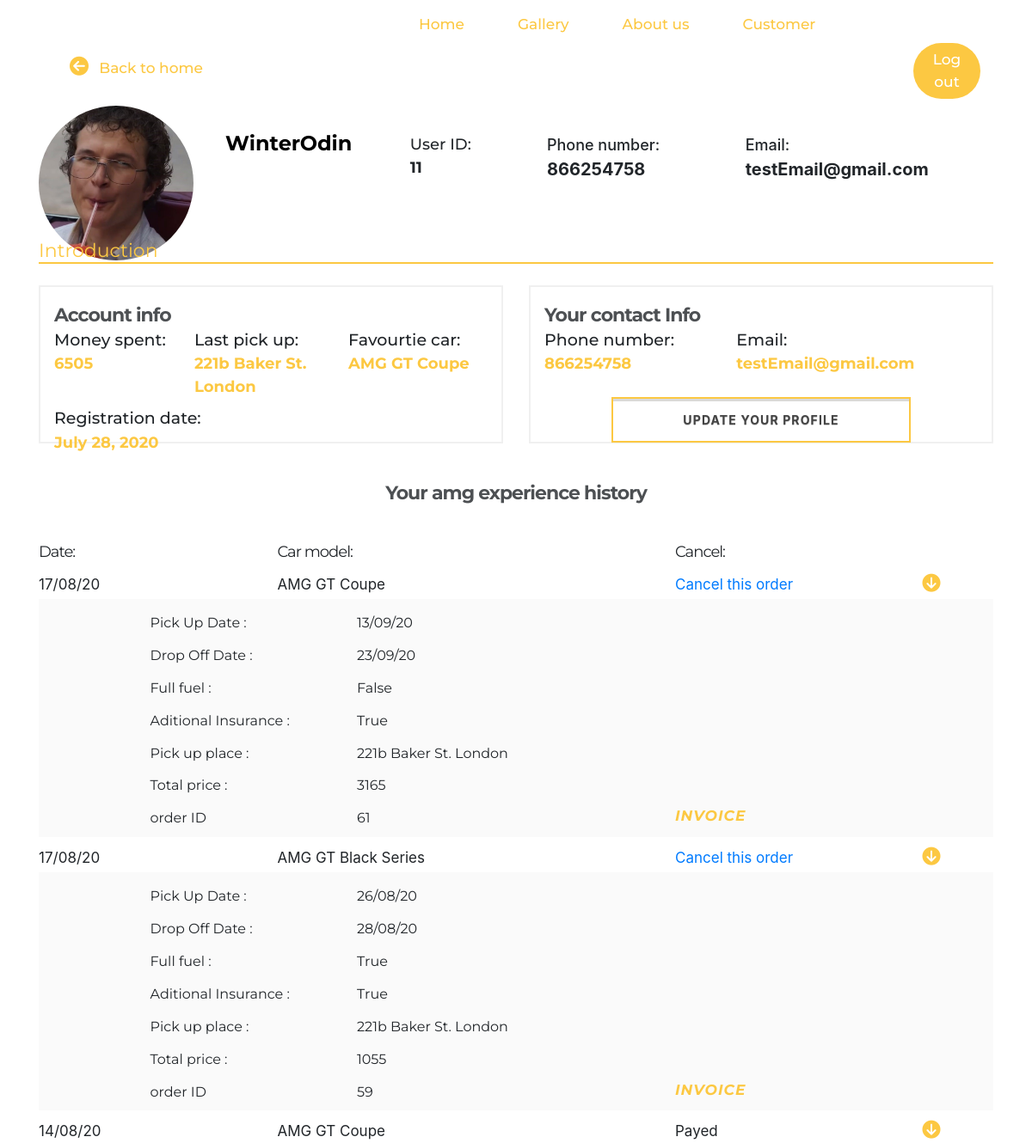
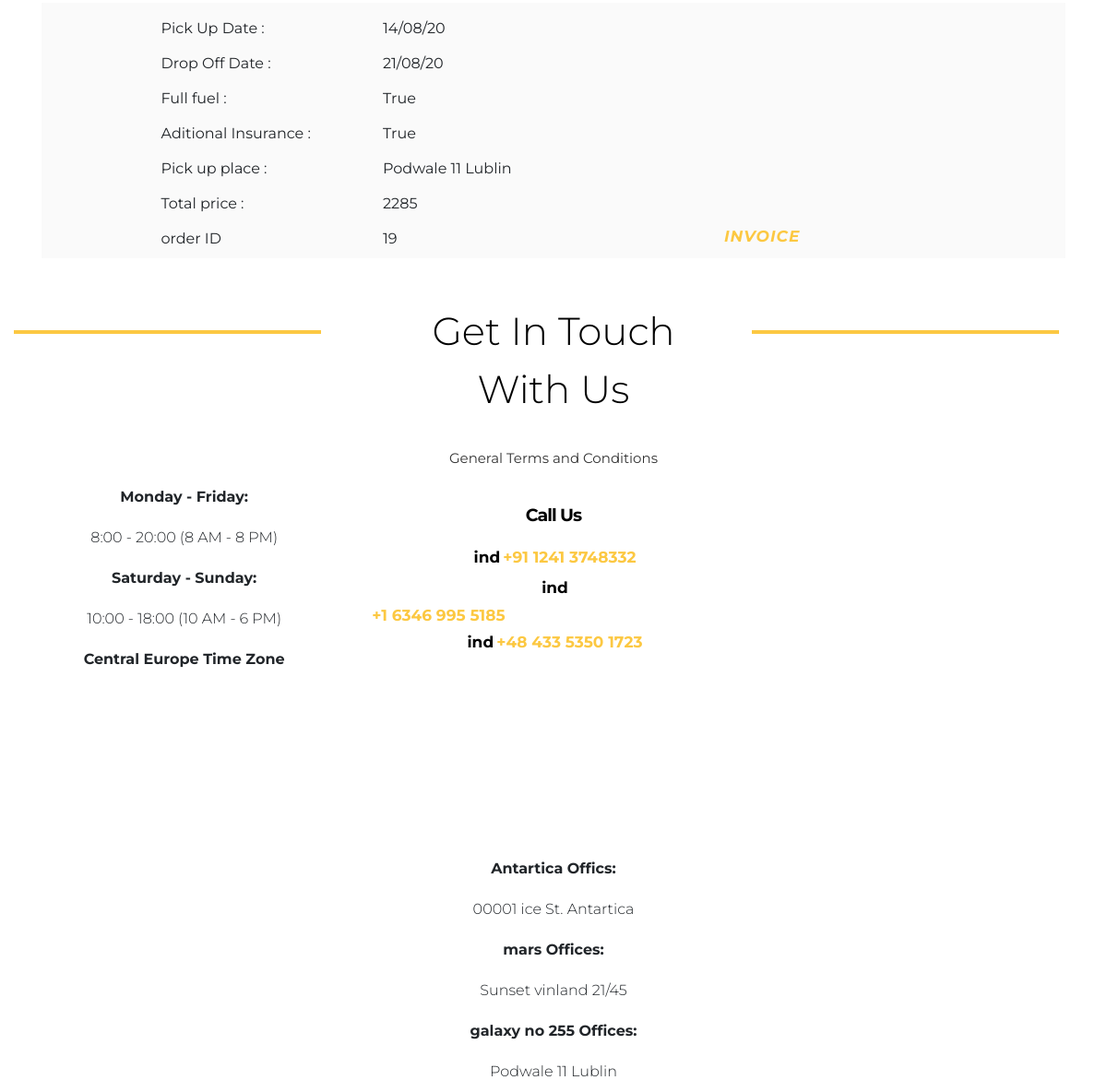
The app's page /customer/6/ (signed in) with its own data (2 pictures, top to bottom).
### website/models.py (models this page shows, shortened)
class Customer(models.Model):
    user            = models.OneToOneField(User, null=True, on_delete=models.CASCADE)
    name            = models.CharField(max_length=50, null=True)
    phone           = models.CharField(max_length=12, null=True)
    email           = models.CharField(max_length=25, null=True)
    dateCreated     = models.DateTimeField(auto_now_add=True, null=True)
    profilePic      = models.ImageField(default="basicUser.jpg",null=True, blank=True)

class Order(models.Model):
    customer     = models.CharField(max_length=70,null=True)
    customerID   = models.CharField(max_length=50, null=True)
    carModel     = models.CharField(max_length=70,null=True)
    automobileId = models.CharField(null=True,max_length=10)
    price        = models.IntegerField(null=True,blank=False)
    startRent    = models.DateField(auto_now_add=False, null=True)
    endRent      = models.DateField(auto_now_add=False, null=True)
    orderDate    = models.DateTimeField(auto_now_add=True, null=True)
    pickUp       = models.ForeignKey(Location, on_delete=models.CASCADE, null=True)
    fullFuel     = models.BooleanField(blank=True, null=True,default=False)
    insurance    = models.BooleanField(blank=True, null=True, default=False)
    payed        = models.BooleanField( null=True, default=False)

class Location(models.Model):
    pickUpPlace  = models.CharField(max_length=105, null=True)
    def __str__(self):
        return self.pickUpPlace

### website/views.py (the view)
# urls.py: path('customer/<str:pk>/',views.customerPage, name='customer'),
@login_required(login_url='home.html')
def customerPage(request,pk):
    current     = request.user
    dataHolder  = Order.objects.filter(customerID=current.id)
    totalPrice  = list(dataHolder.aggregate(Sum('price')).values())[0]
    orderList   = reversed(dataHolder)
    lastOrder   = dataHolder.last()
    favCar      = dataHolder.values('carModel').annotate(car_count=Count('carModel'))
    if not favCar:
        favCarList  = "Rent something ;)"
    else:
        favCarList  = list(favCar.aggregate(Max('carModel')).values())
        favCarList  = favCarList[0].replace("['']",'')
    context = {
        'current'    :current,
        'orderList'  :orderList,
        'lastOrder'  :lastOrder,
        'totalPrice' :totalPrice,
        'favCarList' :favCarList,
        'dataHolder' :dataHolder,
    }
    return render(request,'customer.html',context)

### templates/customer.html (shortened to what this page needs)
{% extends 'main.html' %}
{% block content %}
<div class="container">
	<div class="grid-containerCustomer">
		<div class="backCustomer">
			<div class="backCustomerPos">
				<a class="backLinkCustomer"href="{% url 'home'  %}">
					<i class="fas fa-arrow-circle-left customerArrow"></i>
					<span class="backTextCustomer">Back to home</span>
				</a>
			</div>
		</div>
		<div class="customerInfo">
			<div class="row no-gutters">
				<div class="col-md-2 col-4">
					<div class="customerPicture">
						<img class="imgCustomer"  src='{{ current.customer.profilePic.url }}'>
					</div>
				</div>
					<div class="col-md-10 col-8">
						<div class="conCustomer">
							<div class="row">
								<div class="col-md-3 col-sm-4">
									<div class="customerName">
                                    {{ current.customer.name }}
                                </div>
								</div>
								<div class="col-md-2 col-sm-12">
									<div class="customerId">
										<div class="customerIdText">User ID:</div>
										<div id="customerIdNumber">{{ current.id}}</div>
									</div>
								</div>
								<div class="col-md-3 col-sm-12">
									<div class="customerNumber">
										<div class="numberNavCustomer">
                                        Phone number:
                                    </div>
										<div class="numberDataNavCustomer">
                                        {{ current.customer.phone }}
                                    </div>
									</div>
								</div>
								<div class="col-md-4 col-sm-12">
									<div class="customerEmail">
										<div class="numberNavCustomer">
                                        Email:
                                    </div>
										<div class="numberDataNavCustomer">
                                        {{ current.customer.email }}
                                    </div>
									</div>
								</div>
							</div>
						</div>
					</div>
				</div>
				<div class="introduction">
					<div class="row">
						<div class="col-4">
							<div class="introductionText">
                            Introduction
                        </div>
						</div>
						<div class="col-4"></div>
						<div class="col-4"></div>
					</div>
				</div>
			</div>
			<div class="personalInfo">
				<div class="row">
					<div class="col-md-6 col-sm-12">
						<div class="tilesCustomer">
							<div class="row">
								<div class="col-12">
									<div class="personalTitle">
                                    Account info
                                </div>
								</div>
							</div>
							<div class="grid-containerTile">
								<div class="tileCustomer">
									<div class="ageTileCustomer">
										<div class="ageCustomer">
                                    	Money spent:
                                </div>
										<div class="ageDataCustomer">
										{% if totalPrice == None  %}
											You
										{% else  %}
											{{	totalPrice   }}
										{% endif  %}
                                </div>
									</div>
									<div class="dataTileCustomer">
										<div class="dataTilePosCustomer">
											<div class="dataTextRegister">
                                        Registration date:
                                    </div>
									<div class="dataRegister">
												{{ current.customer.dateCreated|date:"F j, Y"  }}
                                    </div>
										</div>
									</div>
									<div class="pickTileCustomer">
										<div class="cityCustomer">
                                    Last pick up:
                                </div>
										<div class="cityDataCustomer">
									{% if lastOrder.pickUp == none %}
										Need to
									{% else  %}
									{{ lastOrder.pickUp }}
									{% endif  %}
                                </div>
									</div>
									<div class="carTileCustomer">
										<div class="carCustomer">
                                    Favourtie car:
                                </div>
										<div class="carDataCustomer">
                                    {{ favCarList }}
                                </div>
									</div>
								</div>
							</div>
						</div>
					</div>
					<div class="col-md-6 col-sm-12">
						<div class="tilesCustomer">
							<div class="row">
								<div class="col-12">
									<div class="personalTitle">
                                    Your contact Info
                                </div>
								</div>
							</div>
							<div class="row no-gutters">
								<div class="col-md-5 col-sm-12">
									<div class="xDD">
										<div class="ageCustomer">
                                        Phone number:
                                    </div>
										<div class="ageDataCustomer">
										{{ current.customer.phone  }}
                                    </div>
									</div>
								</div>
								<div class="col-md-7 col-sm-12">
									<div class="xDD">
										<div class="ageCustomer">
                                        Email:
                                    </div>
										<div class="ageDataCustomer">
											{{ current.customer.email  }}
                                    </div>
									</div>
								</div>
							</div>
							<div class="row">
								<div class="col-2 ">
								</div>
								<div class="col-8 ">
									<div class="buttonOrderPos">
										<a href="{% url 'updateView'  %}" class="btn btn-sm animated-button thar-three">Update your profile</a>
									</div>
								</div>
								<div class=" col-2 ">
								</div>
							</div>
						</div>
					</div>
				</div>
			</div>
			<div class="lastRent lastRentPos">
				<div class="row no-gutters">
					<div class="col-12">
						<div class="row">
							<div class="col-12">
								<div class="experienceTitle">
									Your amg experience history
								</div>
							</div>
						</div>
						<div class="row no-gutters">
                            <div class="col-2">
                                <div class="headerTable">
                                    Date:
                                </div>
                            </div>
                            <div class="col-1">
                            </div>
                            <div class="col-5">
                                <div class="headerTable">
                                    Car model:
                                </div>
                            </div>
                            <div class="col-3">
                                <div class="headerTable">
                                    Cancel:
                                </div>
							</div>
                        </div>
                        {% for x in orderList %}
						<div class="row align-items-center">
							<div class="col-md-12 col-sm-12 clickFaq ">
								<div class="questionUs rowSize">
									<div class="row no-gutters ">
										<div class="col-2">
											<div class="infoTable ">
												{{ x.orderDate|date:'d/m/y' }}
											</div>
										</div>
										<div class="col-1">
										</div>
										<div class="col-5">
											<div class="infoTable">
											    {{ x.carModel}}
											</div>
										</div>
										<div class="col-3">
											<div class="infoTable">
											{% if x.payed == False %}
											<div class="payingPc">
												<a href="{% url 'cancelOrder' pk=x.id   %}">Cancel this order</a>
											</div>
											{% else  %}
											 Payed
											{% endif  %}
											</div>
										</div>
										<div class="col-1">
											<div class="infoTable">
												<i class="fas fa-arrow-circle-down .displayFaq arrowsUS"></i>
											</div>
										</div>
									</div>
								</div>
								<div class="moreInfoCon open">
									<div class="row no-gutters">
										<div class="col-8">
											<div class="row no-gutters">
												<div class="col-8 col-md-6">
													<div class="addInfo paddingAddInfo">
														Pick Up Date :
													</div>
												</div>
												<div class="col-4 col-md-6">
													<div class="addInfo">
														{{ x.startRent|date:'d/m/y' }}
													</div>
												</div>
											</div>
											<div class="row no-gutters">
												<div class="col-8  col-md-6">
													<div class="addInfo paddingAddInfo">
														Drop Off Date :
													</div>
												</div>
												<div class="col-4  col-md-6">
													<div class="addInfo">
														{{ x.endRent|date:'d/m/y' }}
													</div>
												</div>
											</div>
											<div class="row no-gutters">
												<div class="col-8  col-md-6">
													<div class="addInfo paddingAddInfo">
														Full fuel :
													</div>
												</div>
												<div class="col-4  col-md-6">
													<div class="addInfo">
														{{ x.fullFuel }}
													</div>
												</div>
											</div>
											<div class="row no-gutters">
												<div class="col-8  col-md-6">
													<div class="addInfo paddingAddInfo">
														Aditional Insurance :
													</div>
												</div>
												<div class="col-4  col-md-6">
													<div class="addInfo">
														{{ x.insurance  }}
													</div>
												</div>
											</div>
											<div class="row no-gutters">
												<div class="col-8  col-md-6">
													<div class="addInfo paddingAddInfo">
														Pick up place :
													</div>
												</div>
												<div class="col-4  col-md-6">
													<div class="addInfo">
														{{ x.pickUp   }}
													</div>
												</div>
											</div>
											<div class="row no-gutters">
												<div class="col-8  col-md-6">
													<div class="addInfo paddingAddInfo">
														Total price :
													</div>
												</div>
												<div class="col-4  col-md-6">
													<div class="addInfo">
														{{ x.price  }}
													</div>
												</div>
											</div>
											<div class="row no-gutters">
												<div class="col-8  col-md-6">
													<div class="addInfo paddingAddInfo">
														order ID
													</div>
												</div>
												<div class="col-4  col-md-6">
													<div class="addInfo">
														{{ x.id  }}
													</div>
												</div>
											</div>
										</div>
										<div class="col-4">
										<div class="buttonInvoice">
											<a class='invoiceLink'href="#">invoice</a>
										</div>
										</div>
									</div>
								</div>
							</div>
						</div>
                        {% endfor  %}
					</div>
				</div>
			</div>
		</div>
	</div>
{% endblock  %}

### records on screen
Order: pickUp "221b Baker St. London", orderDate "17/08/20", carModel "AMG GT Coupe", payed "Cancel this order", startRent "13/09/20", endRent "23/09/20", fullFuel "False", insurance "True", price "3165", id "61"
Order: orderDate "17/08/20", carModel "AMG GT Black Series", payed "Cancel this order", startRent "26/08/20", endRent "28/08/20", fullFuel "True", insurance "True", pickUp "221b Baker St. London", price "1055", id "59"
Order: orderDate "14/08/20", carModel "AMG GT Coupe", payed "Payed", startRent "14/08/20", endRent "21/08/20", fullFuel "True", insurance "True", pickUp "Podwale 11 Lublin", price "2285", id "19"

### other values on screen
{{ current.customer.name }} "WinterOdin"
{{ current.id }} "11"
{{ current.customer.phone }} "866254758"
{{ current.customer.email }} "testEmail@gmail.com"
{{ totalPrice }} "6505"
{{ current.customer.dateCreated|date:"F j, Y" }} "July 28, 2020"
{{ favCarList }} "AMG GT Coupe"
